Frame 1 (no input): blank canvas, image omitted
Frame 60 (the mouse pressed at the canvas centre just before this capture): blank canvas, image omitted
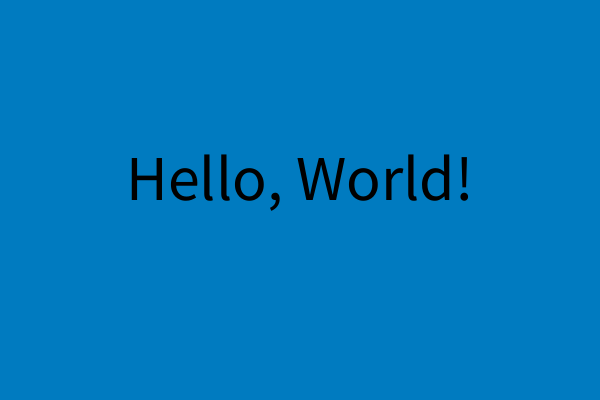
Frame 120 (the mouse held since frame 60 and released just before this capture)

The Processing sketch whose frames 1 and 60 were blank and that drew this single picture after the mouse press (run headless with seeded random() and noise(); from frame 60 on, the mouse is pressed at the canvas centre):

// Processing sketch: c04_helloWorld
// ── c04_helloWorld.pde

void setup() {
  size(600,400);
}

void draw() {
  background(0,123,192);
  fill(0);
  textSize(64);
  textAlign(CENTER);
  text("Hello, World!",mouseX,mouseY);
}
